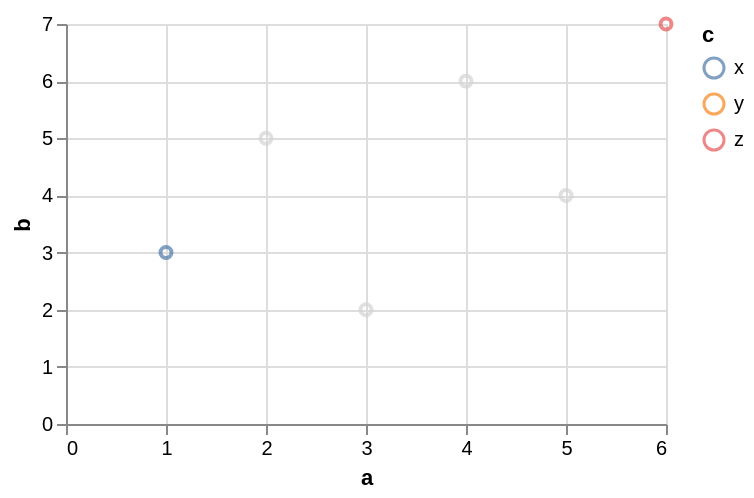

This figure's Vega-Lite source:
### Vega-Lite specification from a JSON file in a GitHub repository (floating-point values rounded to 4 significant figures)
{"$schema": "https://vega.github.io/schema/vega-lite/v6.json", "data": {"values": [{"a": 1, "b": 3, "c": "x", "d": "2020-01-01"}, {"a": 2, "b": 5, "c": "y", "d": "2020-03-01"}, {"a": 3, "b": 2, "c": "x", "d": "2020-06-01"}, {"a": 4, "b": 6, "c": "z", "d": "2020-09-01"}, {"a": 5, "b": 4, "c": "y", "d": "2021-01-01"}, {"a": 6, "b": 7, "c": "z", "d": "2021-04-01"}]}, "width": 300, "height": 200, "params": [{"name": "pick", "select": {"type": "point", "toggle": false, "fields": ["a"]}, "value": [{"a": 1}, {"a": 6}]}], "mark": "point", "encoding": {"x": {"field": "a", "type": "quantitative"}, "y": {"field": "b", "type": "quantitative"}, "color": {"condition": {"param": "pick", "field": "c", "type": "nominal"}, "value": "lightgray"}}}
